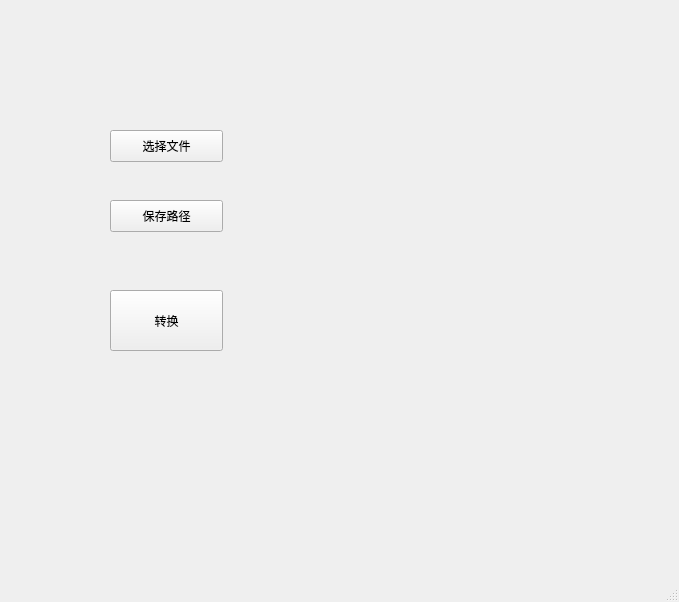
<?xml version="1.0" encoding="UTF-8"?>
<ui version="4.0">
 <class>MainWindow</class>
 <widget class="QMainWindow" name="MainWindow">
  <property name="enabled">
   <bool>true</bool>
  </property>
  <property name="geometry">
   <rect>
    <x>0</x>
    <y>0</y>
    <width>679</width>
    <height>602</height>
   </rect>
  </property>
  <property name="windowTitle">
   <string>MainWindow</string>
  </property>
  <property name="animated">
   <bool>true</bool>
  </property>
  <widget class="QWidget" name="centralwidget">
   <widget class="QPushButton" name="pushButton">
    <property name="geometry">
     <rect>
      <x>110</x>
      <y>130</y>
      <width>113</width>
      <height>32</height>
     </rect>
    </property>
    <property name="text">
     <string>选择文件</string>
    </property>
   </widget>
   <widget class="QPushButton" name="pushButton_2">
    <property name="geometry">
     <rect>
      <x>110</x>
      <y>290</y>
      <width>113</width>
      <height>61</height>
     </rect>
    </property>
    <property name="text">
     <string>转换</string>
    </property>
   </widget>
   <widget class="QPushButton" name="pushButton_3">
    <property name="geometry">
     <rect>
      <x>110</x>
      <y>200</y>
      <width>113</width>
      <height>32</height>
     </rect>
    </property>
    <property name="text">
     <string>保存路径</string>
    </property>
   </widget>
   <widget class="QLabel" name="label">
    <property name="geometry">
     <rect>
      <x>280</x>
      <y>140</y>
      <width>261</width>
      <height>16</height>
     </rect>
    </property>
    <property name="text">
     <string/>
    </property>
   </widget>
   <widget class="QLabel" name="label_2">
    <property name="geometry">
     <rect>
      <x>280</x>
      <y>210</y>
      <width>261</width>
      <height>16</height>
     </rect>
    </property>
    <property name="text">
     <string/>
    </property>
   </widget>
   <widget class="QLabel" name="label_3">
    <property name="geometry">
     <rect>
      <x>280</x>
      <y>310</y>
      <width>261</width>
      <height>16</height>
     </rect>
    </property>
    <property name="text">
     <string/>
    </property>
   </widget>
  </widget>
  <widget class="QMenuBar" name="menubar">
   <property name="geometry">
    <rect>
     <x>0</x>
     <y>0</y>
     <width>679</width>
     <height>22</height>
    </rect>
   </property>
  </widget>
  <widget class="QStatusBar" name="statusbar"/>
 </widget>
 <resources/>
 <connections/>
</ui>
